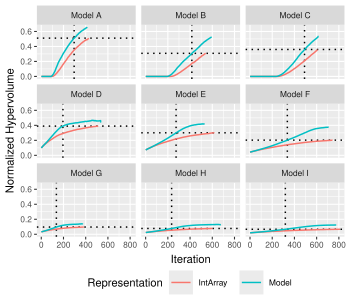

Write the R code that produced this figure.
library(ggplot2)
library(RPostgres)

con <- dbConnect(
  RPostgres::Postgres(),
  user = "postgres",
  password = "postgres",
  dbname = "postgres"
)

stats <- dbGetQuery(
  con,
  "
with med_stats as (select problem,
                          instance,
                          representation,
                          iteration,
                          percentile_cont(0.5) within group ( order by hypervolume ) as hypervolume
                   from run r
                            join stats s on r.id = s.run_id
                   group by problem, instance, representation, iteration),
     end_stats as (select problem,
                          instance,
                          representation,
                          percentile_cont(0.5) within group ( order by hypervolume ) as hypervolume
                   from run r
                            join stats s on r.id = s.run_id and r.total_iterations = s.iteration
                   group by problem, instance, representation),
     end_iteration as (select distinct on (m.problem, m.instance, m.representation) m.*
                       from med_stats m
                                join end_stats e
                                     on m.problem = e.problem and
                                        m.instance = e.instance and
                                        m.representation = e.representation and
                                        m.hypervolume <= e.hypervolume
                       order by m.problem, m.instance, m.representation, iteration desc)
select m.*,
       'Model ' || substring(m.instance from length('Input_') + 1 for 1) as model
from med_stats m
         join end_iteration e
              on m.problem = e.problem and
                 m.instance = e.instance and
                 m.representation = e.representation and
                 m.iteration <= e.iteration
where m.problem = 'Knapsack';

  "
)

lines <- dbGetQuery(
  con,
  "
with med_stats as (select problem,
                          instance,
                          representation,
                          iteration,
                          percentile_cont(0.5) within group ( order by hypervolume ) as hypervolume
                   from run r
                            join stats s on r.id = s.run_id
                   group by problem, instance, representation, iteration),
     end_stats as (select problem,
                          instance,
                          representation,
                          percentile_cont(0.5) within group ( order by hypervolume ) as hypervolume
                   from run r
                            join stats s on r.id = s.run_id and r.total_iterations = s.iteration
                   group by problem, instance, representation)
select distinct on (m.problem, m.instance, m.representation) m.problem,
                                                             'Model ' || substring(m.instance from length('Input_') + 1 for 1) as model,
                                                             m.representation,
                                                             m.iteration,
                                                             e.hypervolume
from med_stats m
         join end_stats e
              on m.problem = e.problem and
                 m.instance = e.instance and
                 m.hypervolume <= e.hypervolume
where m.problem = 'Knapsack'
  and m.representation = 'Model'
  and e.representation = 'IntArray'
order by m.problem, m.instance, m.representation, iteration desc
  "
)

dbDisconnect(con)

ggplot(stats, aes(x = iteration, y = hypervolume, color = representation)) +
  geom_hline(data = lines,
             aes(yintercept = hypervolume),
             linetype = 3) +
  geom_vline(data = lines,
             aes(xintercept = iteration),
             linetype = 3) +
  geom_line() +
  labs(x = "Iteration", y = "Normalized Hypervolume", color = "Representation") +
  theme_gray(base_size = 8) +
  theme(
    legend.position = "bottom",
    legend.margin = margin(),
    legend.box.spacing = unit(4, "pt")
  ) +
  facet_wrap(vars(model))
